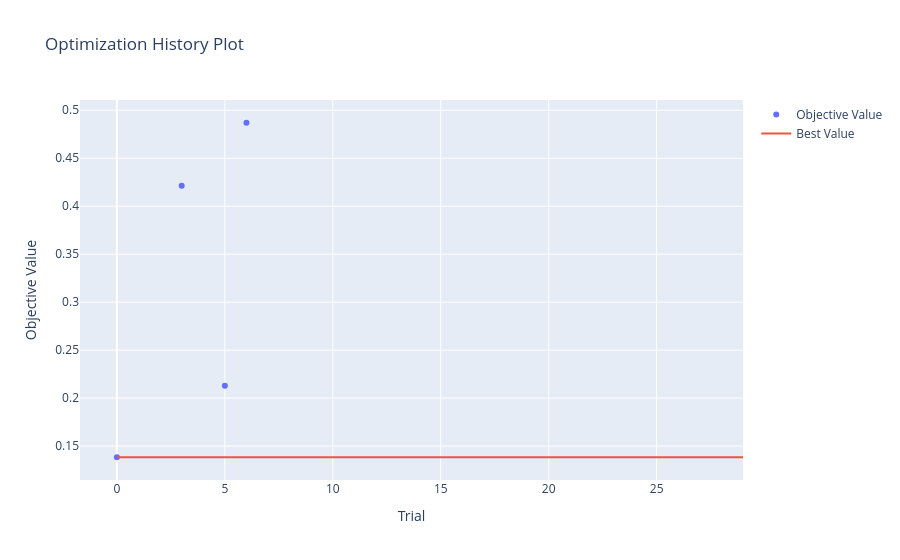

Notebook code cell kept with this figure:
### Code cell
plot_optimization_history(study)

### Figure 1 — Plotly figure (JSON) as saved in the notebook; plotly's stock layout.template omitted (floating-point values rounded to 4 significant figures)
{"data": [{"mode": "markers", "name": "Objective Value", "type": "scatter", "x": [0, 3, 5, 6], "y": [0.1384, 0.4213, 0.213, 0.4869]}, {"mode": "lines", "name": "Best Value", "type": "scatter", "x": [0, 1, 2, 3, 4, 5, 6, 7, 8, 9, 10, 11, 12, 13, 14, 15, 16, 17, 18, 19, 20, 21, 22, 23, 24, 25, 26, 27, 28, 29], "y": [0.1384, 0.1384, 0.1384, 0.1384, 0.1384, 0.1384, 0.1384, 0.1384, 0.1384, 0.1384, 0.1384, 0.1384, 0.1384, 0.1384, 0.1384, 0.1384, 0.1384, 0.1384, 0.1384, 0.1384, 0.1384, 0.1384, 0.1384, 0.1384, 0.1384, 0.1384, 0.1384, 0.1384, 0.1384, 0.1384]}, {"marker": {"color": "#cccccc"}, "mode": "markers", "name": "Infeasible Trial", "showlegend": false, "type": "scatter", "x": [], "y": []}], "layout": {"title": {"text": "Optimization History Plot"}, "xaxis": {"title": {"text": "Trial"}}, "yaxis": {"title": {"text": "Objective Value"}}}}
